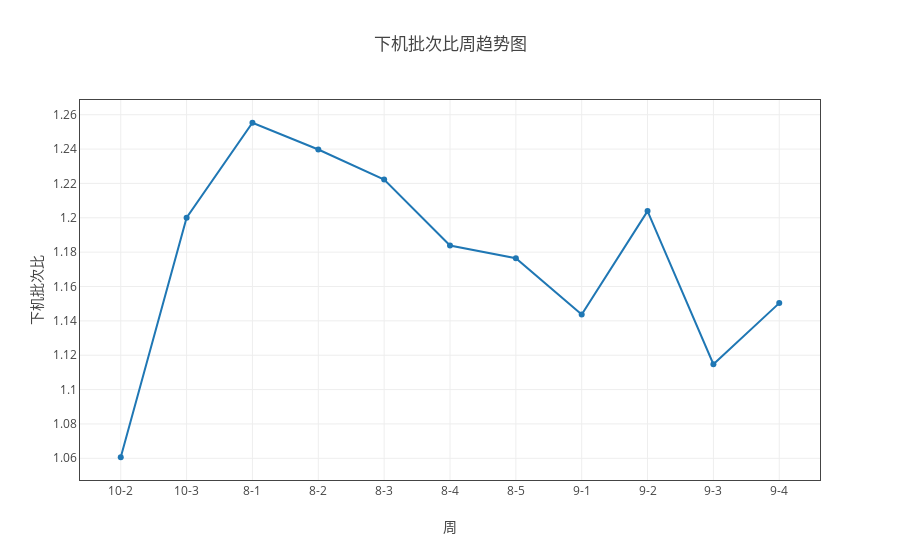
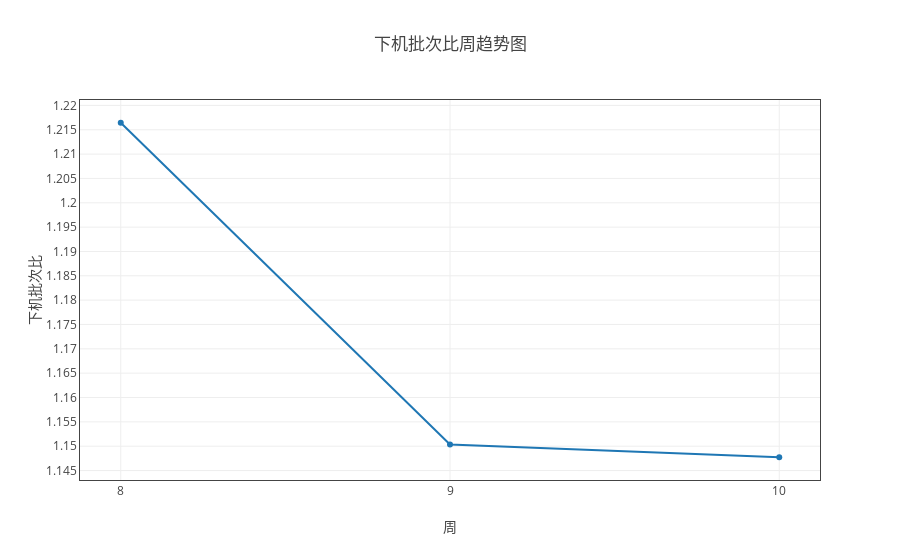

The cell these charts' notebook holds for them, in order:
### Markdown cell above
#### 下机批次比

### Code cell
ss = myModule.format(all_df1 ,"日期（格式“月-周次”）" ,['下机批次数','下机项目数'])
tt = ss.get_total_ratio([['下机批次比' ,'下机批次数' , '下机项目数','/']] )
myModule.myPlot(tt).plot('line')

ss = myModule.format(all_df1 ,"month" ,['下机批次数','下机项目数'])
tt = ss.get_total_ratio([['下机批次比' ,'下机批次数' , '下机项目数','/']] )
myModule.myPlot(tt).plot('line')

### Figure 1 — Plotly figure (JSON) as saved in the notebook; plotly's stock layout.template omitted (floating-point values rounded to 4 significant figures)
{"data": [{"name": "下机批次比", "type": "scatter", "uid": "c5fda1dc-d5cc-11e8-8ddb-a41f72875c19", "x": ["10-2", "10-3", "8-1", "8-2", "8-3", "8-4", "8-5", "9-1", "9-2", "9-3", "9-4"], "y": [1.061, 1.2, 1.255, 1.24, 1.222, 1.184, 1.176, 1.144, 1.204, 1.115, 1.15]}], "layout": {"title": "下机批次比周趋势图", "xaxis": {"mirror": "all", "nticks": 20, "showgrid": true, "showline": true, "title": "周", "type": "category", "zeroline": true}, "yaxis": {"mirror": "all", "nticks": 20, "showgrid": true, "showline": true, "title": "下机批次比", "zeroline": true}}}

### Figure 2 — Plotly figure (JSON) as saved in the notebook; plotly's stock layout.template omitted (floating-point values rounded to 4 significant figures)
{"data": [{"name": "下机批次比", "type": "scatter", "uid": "c5fda1dd-d5cc-11e8-8ddb-a41f72875c19", "x": [8, 9, 10], "y": [1.216, 1.15, 1.148]}], "layout": {"title": "下机批次比周趋势图", "xaxis": {"mirror": "all", "nticks": 20, "showgrid": true, "showline": true, "title": "周", "type": "category", "zeroline": true}, "yaxis": {"mirror": "all", "nticks": 20, "showgrid": true, "showline": true, "title": "下机批次比", "zeroline": true}}}
